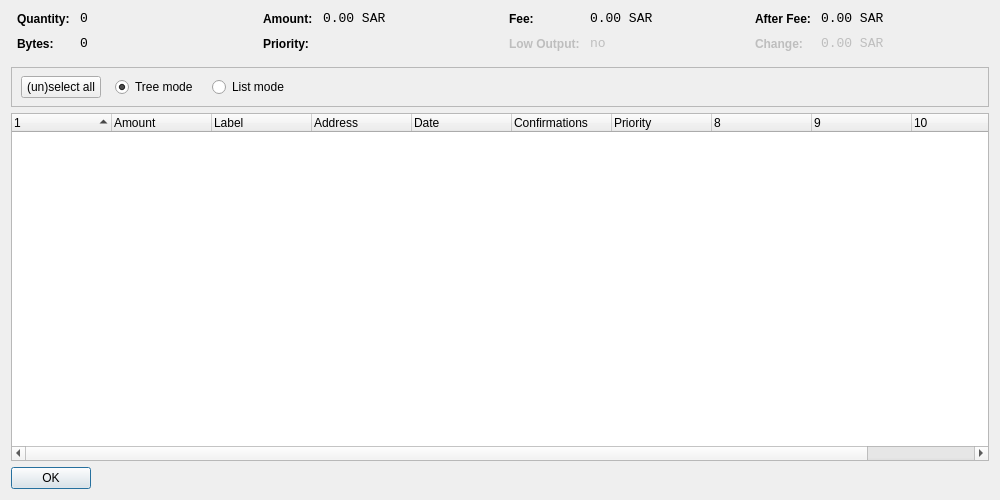
<?xml version="1.0" encoding="UTF-8"?>
<ui version="4.0">
 <class>CoinControlDialog</class>
 <widget class="QDialog" name="CoinControlDialog">
  <property name="geometry">
   <rect>
    <x>0</x>
    <y>0</y>
    <width>1000</width>
    <height>500</height>
   </rect>
  </property>
  <property name="windowTitle">
   <string>Coin Control</string>
  </property>
  <layout class="QVBoxLayout" name="verticalLayout">
   <item>
    <layout class="QHBoxLayout" name="horizontalLayoutTop" stretch="0,0,0,0">
     <property name="topMargin">
      <number>0</number>
     </property>
     <property name="bottomMargin">
      <number>10</number>
     </property>
     <item>
      <layout class="QFormLayout" name="formLayoutCoinControl1">
       <property name="horizontalSpacing">
        <number>10</number>
       </property>
       <property name="verticalSpacing">
        <number>10</number>
       </property>
       <property name="leftMargin">
        <number>6</number>
       </property>
       <property name="rightMargin">
        <number>6</number>
       </property>
       <item row="0" column="0">
        <widget class="QLabel" name="labelCoinControlQuantityText">
         <property name="styleSheet">
          <string notr="true">font-weight:bold;</string>
         </property>
         <property name="text">
          <string>Quantity:</string>
         </property>
        </widget>
       </item>
       <item row="0" column="1">
        <widget class="QLabel" name="labelCoinControlQuantity">
         <property name="font">
          <font>
           <family>Monospace</family>
           <pointsize>10</pointsize>
          </font>
         </property>
         <property name="cursor">
          <cursorShape>IBeamCursor</cursorShape>
         </property>
         <property name="contextMenuPolicy">
          <enum>Qt::ActionsContextMenu</enum>
         </property>
         <property name="text">
          <string notr="true">0</string>
         </property>
         <property name="textInteractionFlags">
          <set>Qt::LinksAccessibleByMouse|Qt::TextSelectableByKeyboard|Qt::TextSelectableByMouse</set>
         </property>
        </widget>
       </item>
       <item row="1" column="0">
        <widget class="QLabel" name="labelCoinControlBytesText">
         <property name="styleSheet">
          <string notr="true">font-weight:bold;</string>
         </property>
         <property name="text">
          <string>Bytes:</string>
         </property>
        </widget>
       </item>
       <item row="1" column="1">
        <widget class="QLabel" name="labelCoinControlBytes">
         <property name="font">
          <font>
           <family>Monospace</family>
           <pointsize>10</pointsize>
          </font>
         </property>
         <property name="cursor">
          <cursorShape>IBeamCursor</cursorShape>
         </property>
         <property name="contextMenuPolicy">
          <enum>Qt::ActionsContextMenu</enum>
         </property>
         <property name="text">
          <string notr="true">0</string>
         </property>
         <property name="textInteractionFlags">
          <set>Qt::LinksAccessibleByMouse|Qt::TextSelectableByKeyboard|Qt::TextSelectableByMouse</set>
         </property>
        </widget>
       </item>
      </layout>
     </item>
     <item>
      <layout class="QFormLayout" name="formLayoutCoinControl2">
       <property name="horizontalSpacing">
        <number>10</number>
       </property>
       <property name="verticalSpacing">
        <number>10</number>
       </property>
       <property name="leftMargin">
        <number>6</number>
       </property>
       <property name="rightMargin">
        <number>6</number>
       </property>
       <item row="0" column="0">
        <widget class="QLabel" name="labelCoinControlAmountText">
         <property name="styleSheet">
          <string notr="true">font-weight:bold;</string>
         </property>
         <property name="text">
          <string>Amount:</string>
         </property>
        </widget>
       </item>
       <item row="0" column="1">
        <widget class="QLabel" name="labelCoinControlAmount">
         <property name="font">
          <font>
           <family>Monospace</family>
           <pointsize>10</pointsize>
          </font>
         </property>
         <property name="cursor">
          <cursorShape>IBeamCursor</cursorShape>
         </property>
         <property name="contextMenuPolicy">
          <enum>Qt::ActionsContextMenu</enum>
         </property>
         <property name="text">
          <string notr="true">0.00 SAR</string>
         </property>
         <property name="textInteractionFlags">
          <set>Qt::LinksAccessibleByMouse|Qt::TextSelectableByKeyboard|Qt::TextSelectableByMouse</set>
         </property>
        </widget>
       </item>
       <item row="1" column="0">
        <widget class="QLabel" name="labelCoinControlPriorityText">
         <property name="styleSheet">
          <string notr="true">font-weight:bold;</string>
         </property>
         <property name="text">
          <string>Priority:</string>
         </property>
        </widget>
       </item>
       <item row="1" column="1">
        <widget class="QLabel" name="labelCoinControlPriority">
         <property name="font">
          <font>
           <family>Monospace</family>
           <pointsize>10</pointsize>
          </font>
         </property>
         <property name="cursor">
          <cursorShape>IBeamCursor</cursorShape>
         </property>
         <property name="contextMenuPolicy">
          <enum>Qt::ActionsContextMenu</enum>
         </property>
         <property name="text">
          <string/>
         </property>
         <property name="textInteractionFlags">
          <set>Qt::LinksAccessibleByMouse|Qt::TextSelectableByKeyboard|Qt::TextSelectableByMouse</set>
         </property>
        </widget>
       </item>
      </layout>
     </item>
     <item>
      <layout class="QFormLayout" name="formLayoutCoinControl3">
       <property name="horizontalSpacing">
        <number>10</number>
       </property>
       <property name="verticalSpacing">
        <number>10</number>
       </property>
       <property name="leftMargin">
        <number>6</number>
       </property>
       <property name="rightMargin">
        <number>6</number>
       </property>
       <item row="0" column="0">
        <widget class="QLabel" name="labelCoinControlFeeText">
         <property name="styleSheet">
          <string notr="true">font-weight:bold;</string>
         </property>
         <property name="text">
          <string>Fee:</string>
         </property>
        </widget>
       </item>
       <item row="0" column="1">
        <widget class="QLabel" name="labelCoinControlFee">
         <property name="font">
          <font>
           <family>Monospace</family>
           <pointsize>10</pointsize>
          </font>
         </property>
         <property name="cursor">
          <cursorShape>IBeamCursor</cursorShape>
         </property>
         <property name="contextMenuPolicy">
          <enum>Qt::ActionsContextMenu</enum>
         </property>
         <property name="text">
          <string notr="true">0.00 SAR</string>
         </property>
         <property name="textInteractionFlags">
          <set>Qt::LinksAccessibleByMouse|Qt::TextSelectableByKeyboard|Qt::TextSelectableByMouse</set>
         </property>
        </widget>
       </item>
       <item row="1" column="0">
        <widget class="QLabel" name="labelCoinControlLowOutputText">
         <property name="enabled">
          <bool>false</bool>
         </property>
         <property name="styleSheet">
          <string notr="true">font-weight:bold;</string>
         </property>
         <property name="text">
          <string>Low Output:</string>
         </property>
        </widget>
       </item>
       <item row="1" column="1">
        <widget class="QLabel" name="labelCoinControlLowOutput">
         <property name="enabled">
          <bool>false</bool>
         </property>
         <property name="font">
          <font>
           <family>Monospace</family>
           <pointsize>10</pointsize>
          </font>
         </property>
         <property name="cursor">
          <cursorShape>IBeamCursor</cursorShape>
         </property>
         <property name="contextMenuPolicy">
          <enum>Qt::ActionsContextMenu</enum>
         </property>
         <property name="text">
          <string notr="true">no</string>
         </property>
         <property name="textInteractionFlags">
          <set>Qt::LinksAccessibleByMouse|Qt::TextSelectableByKeyboard|Qt::TextSelectableByMouse</set>
         </property>
        </widget>
       </item>
      </layout>
     </item>
     <item>
      <layout class="QFormLayout" name="formLayoutCoinControl4">
       <property name="horizontalSpacing">
        <number>10</number>
       </property>
       <property name="verticalSpacing">
        <number>10</number>
       </property>
       <property name="leftMargin">
        <number>6</number>
       </property>
       <property name="rightMargin">
        <number>6</number>
       </property>
       <item row="0" column="0">
        <widget class="QLabel" name="labelCoinControlAfterFeeText">
         <property name="styleSheet">
          <string notr="true">font-weight:bold;</string>
         </property>
         <property name="text">
          <string>After Fee:</string>
         </property>
        </widget>
       </item>
       <item row="0" column="1">
        <widget class="QLabel" name="labelCoinControlAfterFee">
         <property name="font">
          <font>
           <family>Monospace</family>
           <pointsize>10</pointsize>
          </font>
         </property>
         <property name="cursor">
          <cursorShape>IBeamCursor</cursorShape>
         </property>
         <property name="contextMenuPolicy">
          <enum>Qt::ActionsContextMenu</enum>
         </property>
         <property name="text">
          <string notr="true">0.00 SAR</string>
         </property>
         <property name="textInteractionFlags">
          <set>Qt::LinksAccessibleByMouse|Qt::TextSelectableByKeyboard|Qt::TextSelectableByMouse</set>
         </property>
        </widget>
       </item>
       <item row="1" column="0">
        <widget class="QLabel" name="labelCoinControlChangeText">
         <property name="enabled">
          <bool>false</bool>
         </property>
         <property name="styleSheet">
          <string notr="true">font-weight:bold;</string>
         </property>
         <property name="text">
          <string>Change:</string>
         </property>
        </widget>
       </item>
       <item row="1" column="1">
        <widget class="QLabel" name="labelCoinControlChange">
         <property name="enabled">
          <bool>false</bool>
         </property>
         <property name="font">
          <font>
           <family>Monospace</family>
           <pointsize>10</pointsize>
          </font>
         </property>
         <property name="cursor">
          <cursorShape>IBeamCursor</cursorShape>
         </property>
         <property name="contextMenuPolicy">
          <enum>Qt::ActionsContextMenu</enum>
         </property>
         <property name="text">
          <string notr="true">0.00 SAR</string>
         </property>
         <property name="textInteractionFlags">
          <set>Qt::LinksAccessibleByMouse|Qt::TextSelectableByKeyboard|Qt::TextSelectableByMouse</set>
         </property>
        </widget>
       </item>
      </layout>
     </item>
    </layout>
   </item>
   <item>
    <widget class="QFrame" name="frame">
     <property name="minimumSize">
      <size>
       <width>0</width>
       <height>40</height>
      </size>
     </property>
     <property name="frameShape">
      <enum>QFrame::StyledPanel</enum>
     </property>
     <property name="frameShadow">
      <enum>QFrame::Sunken</enum>
     </property>
     <widget class="QWidget" name="horizontalLayoutWidget">
      <property name="geometry">
       <rect>
        <x>10</x>
        <y>0</y>
        <width>781</width>
        <height>41</height>
       </rect>
      </property>
      <layout class="QHBoxLayout" name="horizontalLayoutPanel" stretch="0,0,0,0,0">
       <property name="spacing">
        <number>14</number>
       </property>
       <item>
        <widget class="QPushButton" name="pushButtonSelectAll">
         <property name="sizePolicy">
          <sizepolicy hsizetype="Maximum" vsizetype="Fixed">
           <horstretch>0</horstretch>
           <verstretch>0</verstretch>
          </sizepolicy>
         </property>
         <property name="text">
          <string>(un)select all</string>
         </property>
        </widget>
       </item>
       <item>
        <widget class="QRadioButton" name="radioTreeMode">
         <property name="sizePolicy">
          <sizepolicy hsizetype="Maximum" vsizetype="Fixed">
           <horstretch>0</horstretch>
           <verstretch>0</verstretch>
          </sizepolicy>
         </property>
         <property name="text">
          <string>Tree mode</string>
         </property>
         <property name="checked">
          <bool>true</bool>
         </property>
        </widget>
       </item>
       <item>
        <widget class="QRadioButton" name="radioListMode">
         <property name="sizePolicy">
          <sizepolicy hsizetype="Maximum" vsizetype="Fixed">
           <horstretch>0</horstretch>
           <verstretch>0</verstretch>
          </sizepolicy>
         </property>
         <property name="text">
          <string>List mode</string>
         </property>
        </widget>
       </item>
       <item>
        <spacer name="horizontalSpacer">
         <property name="orientation">
          <enum>Qt::Horizontal</enum>
         </property>
         <property name="sizeHint" stdset="0">
          <size>
           <width>40</width>
           <height>20</height>
          </size>
         </property>
        </spacer>
       </item>
      </layout>
     </widget>
    </widget>
   </item>
   <item>
    <widget class="CoinControlTreeWidget" name="treeWidget">
     <property name="contextMenuPolicy">
      <enum>Qt::CustomContextMenu</enum>
     </property>
     <property name="sortingEnabled">
      <bool>false</bool>
     </property>
     <property name="columnCount">
      <number>11</number>
     </property>
     <attribute name="headerShowSortIndicator" stdset="0">
      <bool>true</bool>
     </attribute>
     <attribute name="headerStretchLastSection">
      <bool>false</bool>
     </attribute>
     <column>
      <property name="text">
       <string/>
      </property>
     </column>
     <column>
      <property name="text">
       <string>Amount</string>
      </property>
     </column>
     <column>
      <property name="text">
       <string>Label</string>
      </property>
     </column>
     <column>
      <property name="text">
       <string>Address</string>
      </property>
     </column>
     <column>
      <property name="text">
       <string>Date</string>
      </property>
     </column>
     <column>
      <property name="text">
       <string>Confirmations</string>
      </property>
      <property name="toolTip">
       <string>Confirmed</string>
      </property>
     </column>
     <column>
      <property name="text">
       <string>Priority</string>
      </property>
     </column>
     <column>
      <property name="text">
       <string/>
      </property>
     </column>
     <column>
      <property name="text">
       <string/>
      </property>
     </column>
     <column>
      <property name="text">
       <string/>
      </property>
     </column>
     <column>
      <property name="text">
       <string/>
      </property>
     </column>
    </widget>
   </item>
   <item>
    <widget class="QDialogButtonBox" name="buttonBox">
     <property name="sizePolicy">
      <sizepolicy hsizetype="Maximum" vsizetype="Fixed">
       <horstretch>0</horstretch>
       <verstretch>0</verstretch>
      </sizepolicy>
     </property>
     <property name="orientation">
      <enum>Qt::Horizontal</enum>
     </property>
     <property name="standardButtons">
      <set>QDialogButtonBox::Ok</set>
     </property>
    </widget>
   </item>
  </layout>
 </widget>
 <customwidgets>
  <customwidget>
   <class>CoinControlTreeWidget</class>
   <extends>QTreeWidget</extends>
   <header>coincontroltreewidget.h</header>
  </customwidget>
 </customwidgets>
 <resources/>
 <connections/>
</ui>
